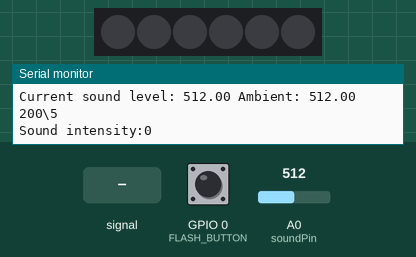
The sketch below on a simulated ESP8266 (NodeMCU). Shown: 6 RGB LEDs in strip order, left to right, the last lines printed to the serial monitor. The inputs (shaded band) are chosen by the test bench; at power-on: GPIO 0 (FLASH_BUTTON) HIGH, A0 (soundPin) = 512. WiFi joins after 1.5 s; servers stay silent unless stated; the local clock reads 2024-03-15 10:24:30 at power-on unless the sketch sets it; storage starts empty; web services answer with replies made up by the test bench.

Above: at 2.7 s.
2.8 s: A0 (soundPin) fed a 200 Hz sine of ±81 counts around its level
5.8 s: GPIO 0 (FLASH_BUTTON) pulled LOW for 0.35 s
7.7 s: A0 (soundPin) set to 560
At 10.4 s:
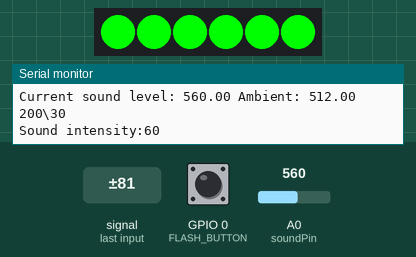
10.7 s: A0 (soundPin) set to 511
13.7 s: A0 (soundPin) set to 716
15.2 s: GPIO 0 (FLASH_BUTTON) pulled LOW for 3.2 s
At 24.4 s:
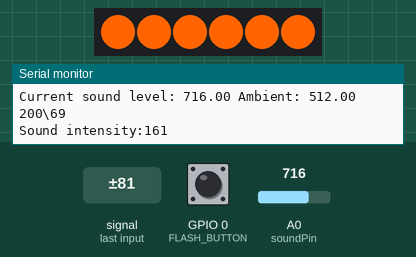
Timing chart, 0 to 39.2 s (numbered marks = the images above; inputs shaded):
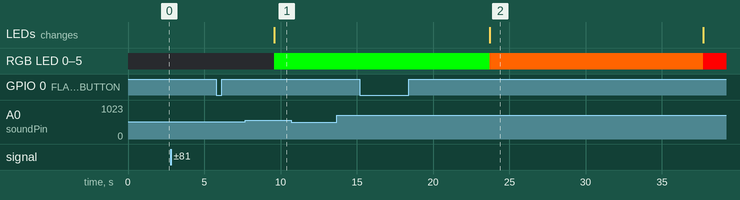

Measured:
- the behaviour switches between 541 and 542 on A0 (soundPin) (found by bisection; images 0 and 1)
- after the input at 7.7 s, RGB LED 0–5: off → RGB(0, 255, 0) after 1.9 s; the LEDs: change after 1.9 s (image 1)

The sketch:

DoorBellProject.ino
```cpp
#include <FS.h>                   //this needs to be first, or it all crashes and burns...

#include <ESP8266WiFi.h>          //https://github.com/esp8266/Arduino

#include <time.h>
#include <DNSServer.h>
#include <ESP8266WebServer.h>

#include <WiFiManager.h>          //https://github.com/tzapu/WiFiManager
#include <esp8266httpclient.h>
#include <ArduinoJson.h>		  //https://github.com/bblanchon/ArduinoJson

char device_name[50] = "Home";
bool shouldSaveConfig = false;

void saveConfigCallback() {
	Serial.println("Should save config");
	shouldSaveConfig = true;
}

#pragma region NeoPixelSetUp


//RainbowStrip

#include <WiFiManager.h>
#include <NeoPixelBus.h>
const uint16_t PixelCount = 6; // this example assumes 4 pixels, making it smaller will cause a failure
const uint8_t PixelPin = 2;  // make sure to set this to the correct pin, ignored for Esp8266

#define Cred     RgbColor(255, 0, 0)
#define Cblue    RgbColor(0, 0, 255)
#define Cgreen   RgbColor(0, 255, 0)
#define Cyellow  RgbColor(255, 255, 0)
#define Corange  RgbColor(255, 100, 0)
#define Cwhite   RgbColor(255, 255, 255)
#define Cblack   RgbColor(0)
RgbColor allColors[] = {Cblack, Cgreen, Corange, Cred,};
NeoPixelBus<NeoGrbFeature, NeoEsp8266Uart800KbpsMethod> strip(PixelCount, PixelPin);

#pragma endregion

#pragma region ButtonSetUp

#define FLASH_BUTTON 0
int isTriggered= 0;
int agitationState =0;
RgbColor defaultNoiseStateColor =Cblack;
RgbColor noiseStateColor = defaultNoiseStateColor;

//timer
bool button_was_down = false;
unsigned long startTime = 0;
#pragma endregion

#pragma region SoundActivation

bool send = true;
unsigned long timeCurrentActivation = 0;
unsigned long timeLastActivation = 0;

const uint8_t soundPin = A0;
double ambientSound = 0;
// number of listens before updating ambientSound
int const ambientSoundSpan = 200;
int positionInSpan = 0;
//Used for finding avarege level of sound in time span
double sumOfSound = 0;
double currentSoundLevel = 0;
//Work in progress !!!!
double soundActivationThreshold = 30;
#pragma endregion


//time
int timeZone = 3;
unsigned long soundIntensity = 0;


void setup() {
  Serial.begin(115200L);
  strip.Begin();
  strip.Show();
  ESP.eraseConfig();
  pinMode(FLASH_BUTTON,INPUT_PULLUP);

  pinMode(soundPin, INPUT);
  ambientSound = analogRead(soundPin);
  Serial.println("trying to mount");
  //wifiManager
  if (SPIFFS.begin()) {
	  SPIFFS.format();
	  Serial.println("mounted file system");
	  if (SPIFFS.exists("/config.json")) {
		  //file exists, reading and loading
		  Serial.println("reading config file");
		  File configFile = SPIFFS.open("/config.json", "r");
		  if (configFile) {
			  Serial.println("opened config file");
			  size_t size = configFile.size();
			  // Allocate a buffer to store contents of the file.
			  std::unique_ptr<char[]> buf(new char[size]);

			  configFile.readBytes(buf.get(), size);
			  DynamicJsonBuffer jsonBuffer;
			  JsonObject& json = jsonBuffer.parseObject(buf.get());
			  json.printTo(Serial);
			  if (json.success()) {
				  Serial.println("\nparsed json");

				  strcpy(device_name, json["Location"]);
			  }
			  else {
				  Serial.println("failed to load json config");
			  }
		  }
	  }
  }
  else {
	  Serial.println("failed to mount FS");
  }
  //end read

  // After connecting, parameter.getValue() will get you the configured value
  // id/name placeholder/prompt default length
  WiFiManagerParameter custom_device_name("device", "device name", device_name, 40);

  //WiFiManager
  //Local intialization. Once its business is done, there is no need to keep it around
  WiFiManager wifiManager;

  //Add custom parameters
  wifiManager.addParameter(&custom_device_name);

  //fetches ssid and pass and tries to connect
  //if it does not connect it starts an access point with the specified name

  //and goes into a blocking loop awaiting configuration
  if (!wifiManager.autoConnect("ESP-Buzzer", "password")) {
	  Serial.println("failed to connect and hit timeout");
	  delay(3000);
	  //reset and try again, or maybe put it to deep sleep
	  ESP.reset();
	  delay(5000);
  }


  //TimeTracking
  configTime(3 * 3600, 0, "pool.ntp.org", "time.nist.gov");
  //updates local variables
  strcpy(device_name, custom_device_name.getValue());


  if (shouldSaveConfig) {
	  Serial.println("saving config");
	  DynamicJsonBuffer jsonBuffer;
	  JsonObject& json = jsonBuffer.createObject();


	  File configFile = SPIFFS.open("/config.json", "w");
	  if (!configFile) {
		  Serial.println("failed to open config file for writing");
	  }

	  json.prettyPrintTo(Serial);
	  json.printTo(configFile);
	  configFile.close();
	  //end save

	ResetLights();
  }


}
int counter = 0;
void loop()
{


	Time();
	if (WiFi.status() == WL_CONNECTED)
	{
		Serial.println("yup");

	}
	else
	{
		Serial.println("nope");

	}

	//checks if 25 seconds have past since last seinging of datas
	if (timeCurrentActivation - timeLastActivation > 25 )
	{
		send = true;

	}
	ButtonIntensity();

	if (SoundActivation())
	{
		soundIntensity += 4;
		if (send == true)
		{
			SendActivation();
			Serial.println("Activated!!!");

			send = false;
		}


		timeLastActivation = timeCurrentActivation;
	}
	else
	{
		if (soundIntensity >0)
		{
			soundIntensity-=1;
		}
		if (soundIntensity >100000)
		{
			soundIntensity = 0;
		}
	}
	Serial.println("Sound intensity:" + String(soundIntensity));


	//Visual cue

	Light(soundIntensity);


	delay(75);
}
```

NoiseAgitation.ino
```cpp
void Light(int intentsity)
{
	int level = 0;
	if (intentsity < 50)
	{
		level = 0;
	}
	else if (intentsity < 150)
	{
		level = 1;
	}
	else if (intentsity < 350)
	{
		level = 2;
	}
	else
	{
		level = 3;
	}


	for (int i = 0;i < 6;i++)
	{
		strip.SetPixelColor(i, allColors[level]);
		strip.Show();
	}

	delay(200);
}

void ResetLights()
{
	for (int i = 0; i<6;i++)
	{
		strip.SetPixelColor(i, defaultNoiseStateColor);
		strip.Show();
	}
}
```

SendData.ino
```cpp
void SendActivation()
{
	Serial.println("Activation");
	if ((WiFi.status() == WL_CONNECTED)) {

		HTTPClient http;
		// configure traged server and url
		String url = "http://api.thingspeak.com/update?api_key=HU97PU6V6DSEO1DI&field1=";
		url += String(device_name);
		url += "&field2=";
		url += Time();


		//http.begin("http://192.168.1.12/test.html"
		http.begin(url); //HTTP


		int httpCode = http.GET();

		// httpCode will be negative on error
		if (httpCode > 0) {
			// HTTP header has been send and Server response header has been handled
			Serial.printf("[HTTP] GET... code: %d\n", httpCode);

			// file found at server
			if (httpCode == HTTP_CODE_OK) {
				String payload = http.getString();
				Serial.println(payload);
			}
		}
		else {
			Serial.printf("[HTTP] GET... failed, error: %s\n", http.errorToString(httpCode).c_str());
		}

		http.end();
	}
}

String Time()
{
	time_t now = time(nullptr);
	Serial.println(ctime(&now));

	return String(ctime(&now));
}
```

Triggers.ino
```cpp
bool CheckTriggered()
{
	isTriggered = digitalRead(FLASH_BUTTON);
	if (isTriggered == LOW)
		return true;
	return false;
}

//Locks execution of loop
int const triggerLimit = 60;
int ButtonIntensity()
{
	int held = 0;

	while (CheckTriggered() && held < triggerLimit)
	{
		delay(100);
		held++;
	}
	if (held != 0)
	{
		if (held < triggerLimit / 3)
		{
			//Buffer for accidental presses of button
			Serial.println("short");  // the button was released in less than 2sec
		}
		else if (held < triggerLimit / 2)
		{
			//TODO Reset Wifi

			Serial.println("medium");  // the button was released in more than 3sec


			delay(100);

		}
		else
		{
			//TODO Reset config
			Serial.println("long");  // the button was released in more than 6 sec
			SendActivation();
			//work in progress
			/*WiFi.softAPdisconnect();
			WiFi.disconnect();
			ESP.restart();*/
		}
	}

}
bool SoundActivation()
{
	currentSoundLevel = analogRead(soundPin);
	sumOfSound += currentSoundLevel;
	positionInSpan++;


	if (positionInSpan >= ambientSoundSpan)
	{
		ambientSound = sumOfSound / ambientSoundSpan;
		positionInSpan = 0;
		sumOfSound = 0;
	}

	//Debug
	Serial.println("Current sound level: " + String(currentSoundLevel) + " Ambient: " + String(ambientSound));
	Serial.println(String(ambientSoundSpan) + "\\" + String(positionInSpan));
	//Checks if the noise is lould enough
	if (currentSoundLevel < ambientSound + soundActivationThreshold)
	{
		return false;
	}

	return true;
}
```
